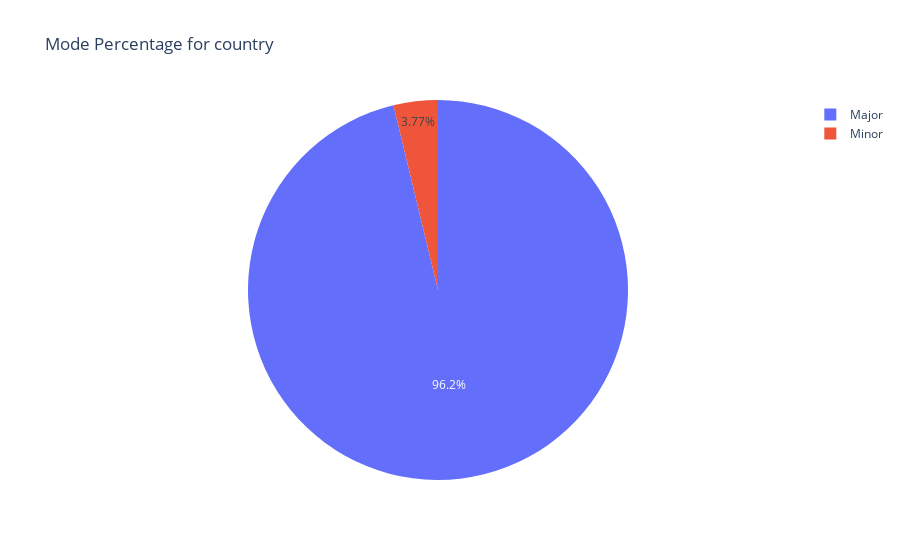

The cell this chart's notebook holds for it:
### Code cell
#cleaner code than below (let John and Bella decide which ones stay in)
genre = input("Enter a music genre: ")
selected_data = mode_perc[mode_perc['main_genre'] == genre.lower()]

if not selected_data.empty:
    fig = go.Figure(data=[go.Pie(labels=selected_data['type'], values=selected_data['percentage'])])
    fig.update_layout(title=f'Mode Percentage for {genre}')
    fig.show()
else:
    print("Genre not found in the dataset")

### Figure 1 — Plotly figure (JSON) as saved in the notebook; plotly's stock layout.template omitted (floating-point values rounded to 4 significant figures)
{"data": [{"labels": ["Major", "Minor"], "type": "pie", "values": [96.23, 3.77]}], "layout": {"autosize": true, "title": {"text": "Mode Percentage for country"}}}
